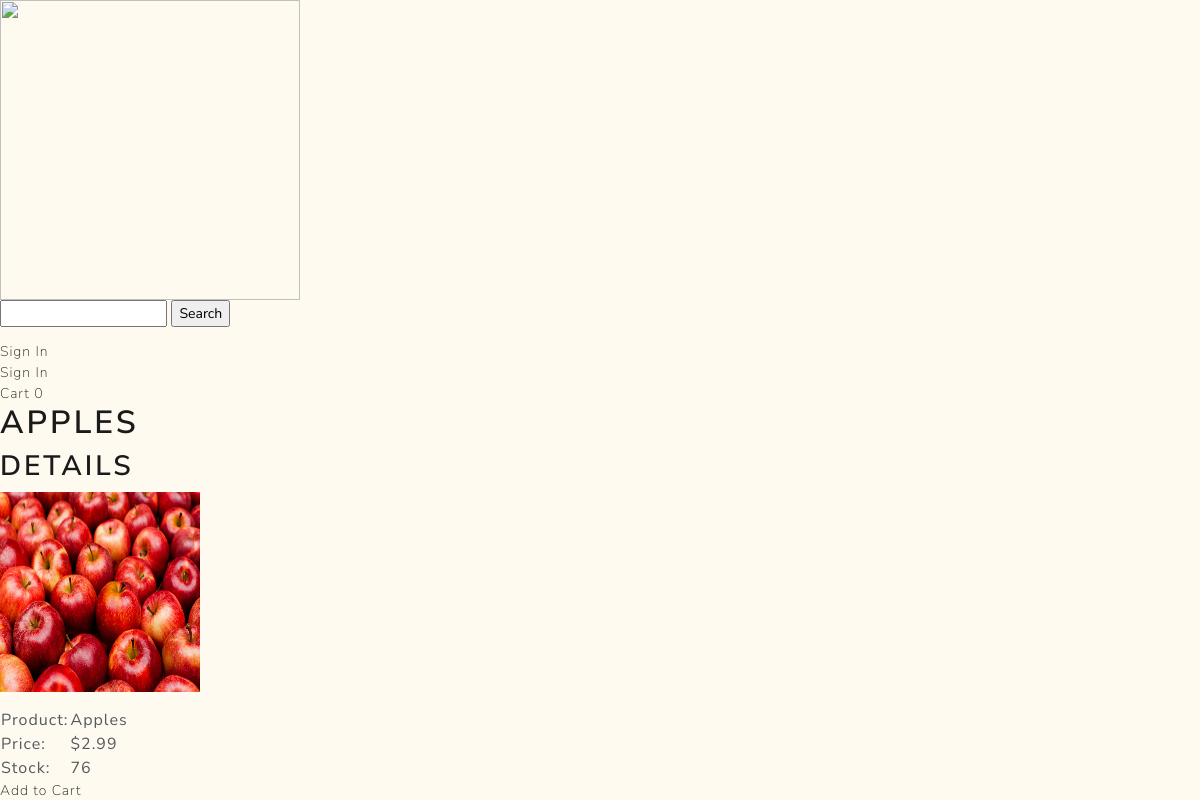
Page /productDescription?productId=123456 on the committed database.
### tables this page shows
CREATE TABLE product (
  prodid        int(6) not null PRIMARY KEY,
  image         varchar(50) not null,
  name          varchar(50) not null,
  price         double(50) not null,
  quantity      int(5),
  catid         int(5) not null,
  FOREIGN KEY(catid) REFERENCES category(catid)
);

### main.py (the view)
@app.route("/productDescription")
def productDescription():
    loggedIn, firstName, numItems = loginInfo()
    productId = request.args.get('productId')
    connection = sqlite3.connect("myDatabase.db")
    connection.row_factory = sqlite3.Row
    cursor = connection.cursor()
    cursor.execute('SELECT prodid, name, price, image, quantity FROM product WHERE prodid = ' + productId)
    productData = cursor.fetchone()
    connection.close()
    return render_template("productDescription.html", data=productData, loggedIn = loggedIn, firstName = firstName, numItems = numItems)

### main.py (called while the page is built)
def loginInfo():
  connection = sqlite3.connect("myDatabase.db")
  connection.row_factory = sqlite3.Row
  cursor = connection.cursor()
  if 'uname' not in session:
    loggedIn = False
    fname = ''
    numItems = 0
  else:
    loggedIn = True
    cursor.execute("SELECT custid, fname FROM customer WHERE username ='" + session['uname'] + "'");
    custId, fname = cursor.fetchone()
    cursor.execute("SELECT COUNT(prodid) FROM cart WHERE custid =" + str(custId));
    numItems = cursor.fetchone()[0]
  return (loggedIn, fname, numItems)

### templates/productDescription.html (shortened to what this page needs)
<html>
  <body style="background-color:floralwhite">
   <head>
<link rel="stylesheet" href="https://cdn.jsdelivr.net/npm/bootswatch@4.5.2/dist/lux/bootstrap.min.css">
    </head>
  <div class="topnav">
        <a href="/">
          <img id="MyLogo" src= "static/images/logo.jpg" width='300' height='300'/>
        </a>
        <form action="/search" method="POST">
		    <input id="searchBox" type="text" name="searchData">
		    <input id="searchButton" type="submit" value="Search">
	    </form>
        {% if not loggedIn %}
          <div id="signInButton">
              <a class="active" href="/loginForm">Sign In</a>
        </div>
          {% else %}
              <h2> Hello, {{firstName}}</h2>
                  <hr>
                  <a href="/logout">Sign Out</a>
            {% endif %}
      </div>
<div id="title">
	{% if not loggedIn %}
	<div id="signInButton">
		<a class="link" href="/loginForm">Sign In</a>
	</div>
	{% else %}
		</div>
	</div>
	{% endif %}
	<div id="cart">
		<a class="link" href="/cart">
			Cart {{numItems}}
		</a>
	</div>
</div>
<div id="display">
	<div id="productName">
		<h1>{{data[1]}}</h1>
	</div>
	<div id="productDescription">
		<h2>Details</h2>
		<table id="descriptionTable">
			<tr>
				<td>Product: </td>
				<td>{{data[1]}}</td>
			</tr>
			<tr>
				<td>Price: </td>
				<td>${{data[2]}}</td>
			</tr>
			<tr>
				<td>Stock: </td>
				<td>{{data[4]}}</td>
			</tr>
		<p><img id="images" src= "static/images/{{data[3]}}" width="200" height="200"/></p>
		</table>
	</div>
	<div id="addToCart">
		<a href="/addToCart?prodid={{data[0]}}">Add to Cart</a>
	</div>
</div>
</body>
</html>

### rows in the picture
product: name "APPLES", name "Apples", price "2.99", quantity "76", image (picture)

### other values in the picture
{{ numItems }} "0"
